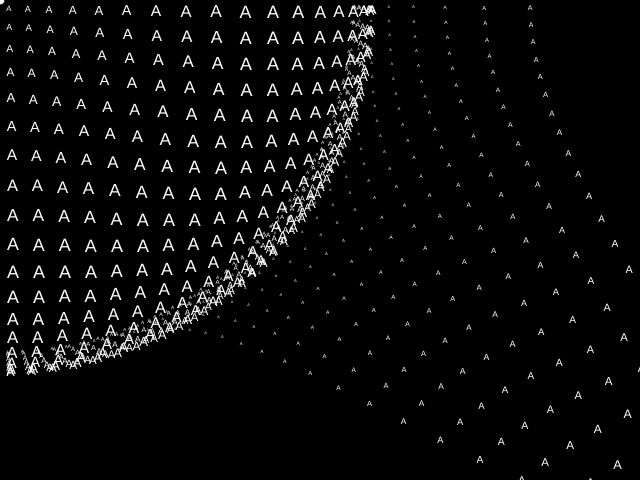
Frame 1 (no input)
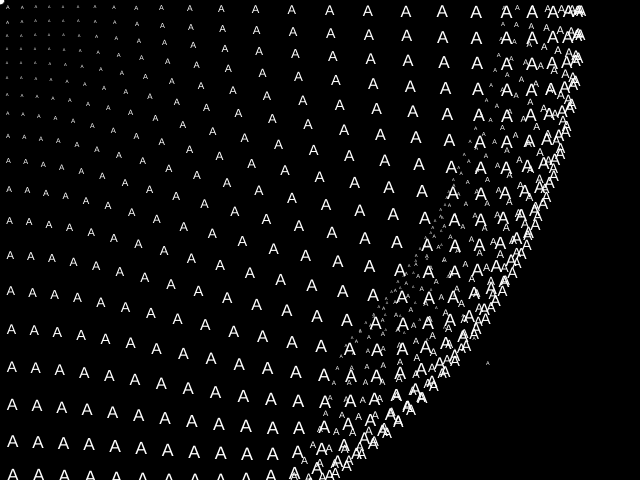
Frame 60 (no input)
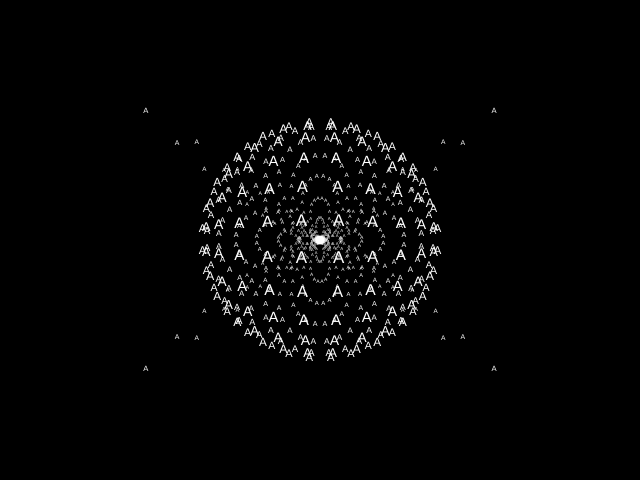
Frame 120 (the mouse pressed at the canvas centre since frame 60)

The p5.js sketch that drew these frames (run headless with seeded random() and noise() and a simulated clock; from frame 60 on, the mouse is pressed at the canvas centre):

// p5.js sketch
// ── sketch.js
let center;
let angle = 0;
let letters = [];
let cols;
let rows;
let size = 20;

function setup() {
    createCanvas(640, 480);
    center = createVector(width/2, height/2);
    cols = width / size;
    rows = height / size;

    for(let i = 0; i < cols; ++i) {
        letters[i] = [];
        for(let j = 0; j < rows; ++j) {
            let x = i * size + size/2;
            let y = j * size + size/2;
            letters[i][j] = new Letter(x, y, 0.3);
        }
    }
    // pos = createVector(150, 150);
    l = new Letter(300, 300);
}

function draw() {
    background(0);

    center.x = mouseX;
    center.y = mouseY;

    fill(255);
    ellipse(center.x, center.y, 10, 10);
    
    for(let i = 0; i < cols; ++i) {
        for(let j = 0; j < rows; ++j) {
            if(mouseIsPressed) {
                letters[i][j].scl = 1;
            } else {
                letters[i][j].scl = 0.3;
            }
            letters[i][j].display();
            // noFill();
            // rect(i*size, j*size, size, size);
        }
    }
    // calculateVelocity(center, pos);
    // console.log(calculateAngle(center, pos));

    angle += 0.005;
}


// ── letter.js
class Letter {
    constructor(x, y, scl) {
        this.pos = createVector(x, y);
        this.scl = scl;
    }

    display() {
        this.calculateVelocity(center, this.pos);
        this.shift = map(this.distance, 0, 1000, 10, 0);
        this.osc = sin(TWO_PI * angle + this.shift);

        this.fontS = map(this.osc, -1, 1, 0.3, 1.5);

        push();
        translate(this.pos.x + (this.vel.x * this.osc), 
            this.pos.y + (this.vel.y * this.osc));
        fill(255);
        // ellipse(0, 0, 10, 10);
        scale(this.fontS);
        textAlign(CENTER, CENTER);
        text("A", 0, 0);
        pop();
    }

    calculateAngle() {
    let x = center.x - this.pos.x;
    let y = center.y - this.pos.y;

    let theta = atan(y/x);

    if(this.pos.x > center.x && this.pos.y > center.y) {
        return theta;
    } else if(this.pos.x <= center.x && this.pos.y >= center.y) {
        return PI - abs(theta);
    } else if(this.pos.x <= center.x && this.pos.y <= center.y) {
        return PI + theta;
    } else if(this.pos.x >= center.x && this.pos.y <= center.y) {
        return TWO_PI - abs(theta);
    }
    return theta;
}


calculateVelocity() {
    let angle = this.calculateAngle(center, this.pos);
    this.vel = p5.Vector.fromAngle(angle);
    this.distance = dist(center.x, center.y, this.pos.x, this.pos.y);
    this.vel.setMag(this.distance * this.scl);
    // line(center.x, center.y, center.x + this.vel.x, center.y + this.vel.y);
}
}
